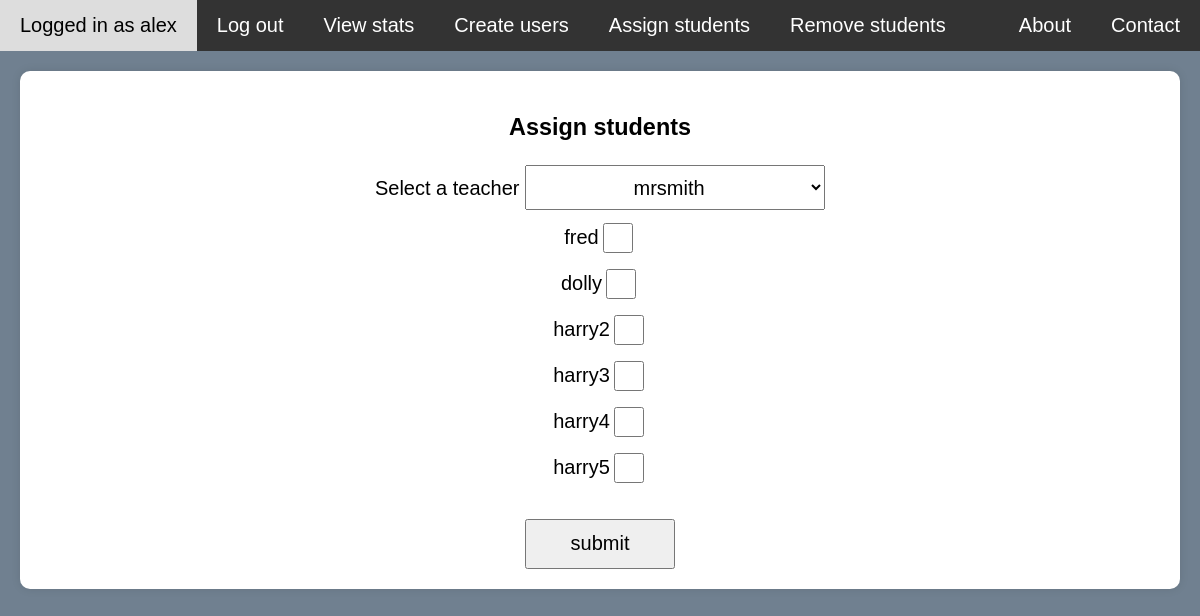
The page /timestablesapp/admin_assign_students (signed in) on the database as committed earlier.
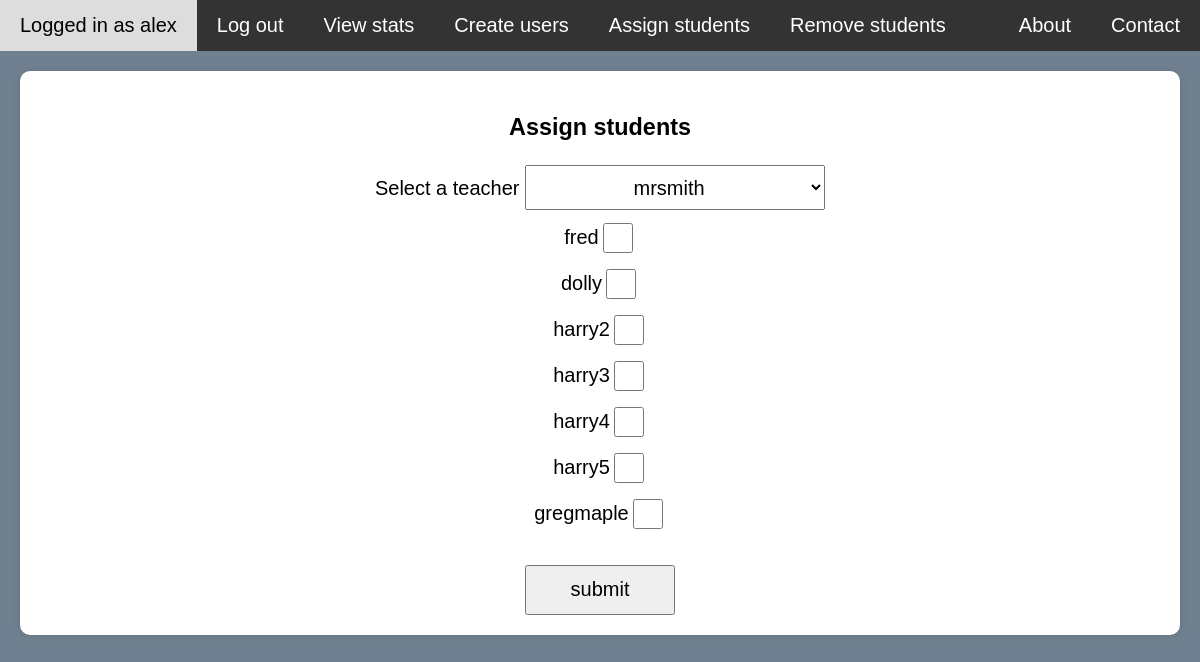
The same page on the database as committed later.
### timestablesapp/models.py (models this page shows)
class Student(models.Model):
    admin = models.ForeignKey(Admin, on_delete=models.CASCADE, null=True)
    user = models.OneToOneField(User, on_delete=models.CASCADE,related_name='find')
    classes = models.ForeignKey(Teacher,on_delete=models.CASCADE,null=True)
    def __str__(self):
        return(self.user.username)

### timestablesapp/views.py (the view, shortened to what this page needs)
# urls.py: path('admin_assign_students',views.admin_assign_students,name='admin_assign_students'),
def admin_assign_students(request):
    if request.method=='GET':
        if not request.user_status=='admin':
            return render(request, 'error.html', {'error':'Account holder not admin'})
        if request.user_status=='admin':
            admin = Admin.objects.get(user=request.user)
            teachers = Teacher.objects.filter(admin=admin)
            students = Student.objects.filter(admin=admin).filter(classes__isnull=True)
            return render(request, 'admin_assign_students.html',{'students':students,'teachers':teachers})

### timestablesapp/models.py (called while the page is built)
    def __str__(self):
        return(self.user.username)

### timestablesapp/templates/admin_assign_students.html (shortened to what this page needs)
{% extends 'index.html' %}
{% block content %}
    <h3>Assign students</h3>
        <form method="post" action="{% url 'admin_assign_students' %}">
            <label for="selectTeacher">Select a teacher</label>
            <select id="selectTeacher" name="teacher_selected">
                {% for teacher in teachers %}
                <option value="{{teacher}}">{{teacher}}</option>
                {% endfor %}
              </select>
              <br>
              {% for student in students %}
                <div style="display: flex;align-items: center; justify-content: center; margin:10px">
                <label for="{{student}}id">{{student}}</label>
                <input id="{{student}}id"  type="checkbox"  name="student" value="{{student}}">
                </div>
              {% endfor %}
              <br>
              <button type="submit" name="submit">submit</button>
    </form>
{% endblock %}

Rows that differ between the two databases and show on the page:
added Student: user.username "gregmaple"
